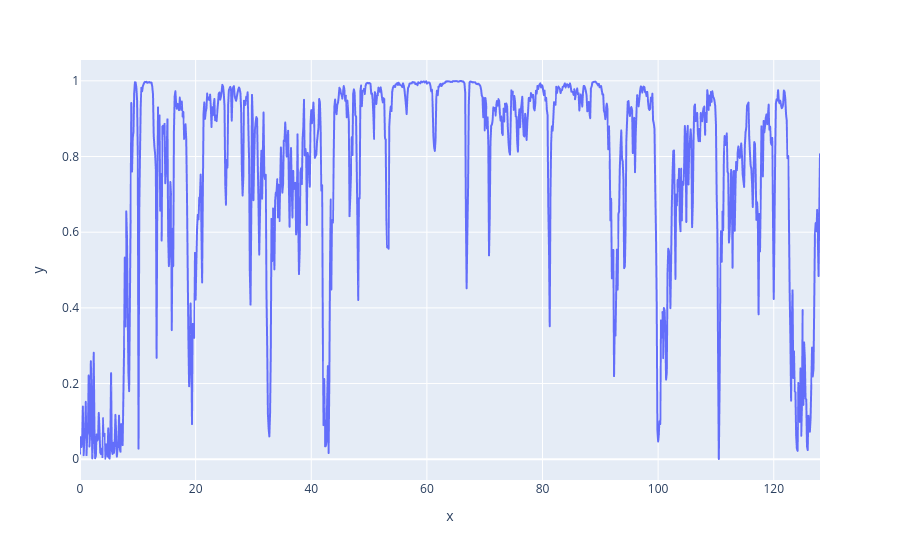

The code cell stored with this chart in its notebook:
### Code cell
px.line(x=coh_f, y=np.abs(coh_x))

### Figure 1 — Plotly figure (JSON) as saved in the notebook; plotly's stock layout.template omitted (floating-point values rounded to 4 significant figures; data arrays with more than 128 entries replaced by an {"elided": "..."} marker saying what was removed)
{"data": [{"hovertemplate": "x=%{x}<br>y=%{y}<extra></extra>", "legendgroup": "", "line": {"color": "#636efa", "dash": "solid"}, "marker": {"symbol": "circle"}, "mode": "lines", "name": "", "showlegend": false, "type": "scattergl", "x": {"elided": "1025 float values"}, "xaxis": "x", "y": {"elided": "1025 float values"}, "yaxis": "y"}], "layout": {"legend": {"tracegroupgap": 0}, "margin": {"t": 60}, "xaxis": {"anchor": "y", "domain": [0, 1], "title": {"text": "x"}}, "yaxis": {"anchor": "x", "domain": [0, 1], "title": {"text": "y"}}}}
